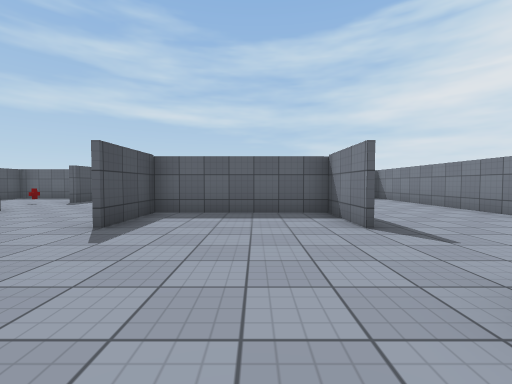
[1] (above)

24 first-person views from a walk through a Unity game level. The camera is 1.2 m above the floor, tilts 2° down and sees 90° across. The floor is counted in squares, 1.8 m on a side. Each view is taken from the middle of a square. On the plan, view 1 faces up. The plan holds only what a view shows up to about 9 squares ahead; the rest is blank. The player character is not drawn. Some animated figures are left out. Some surface patterns are stand-ins.

[2]
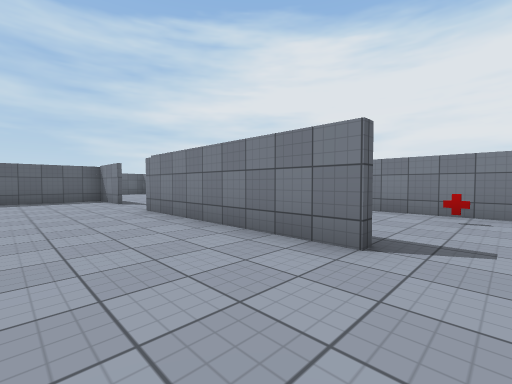

[3]
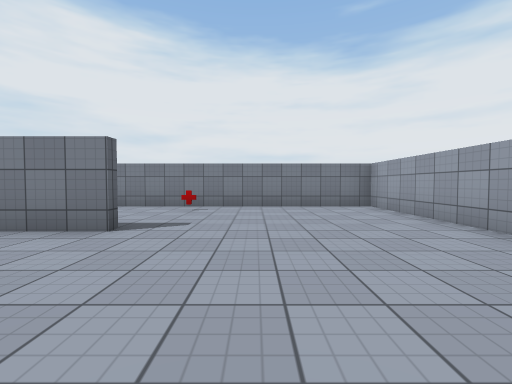

[4]
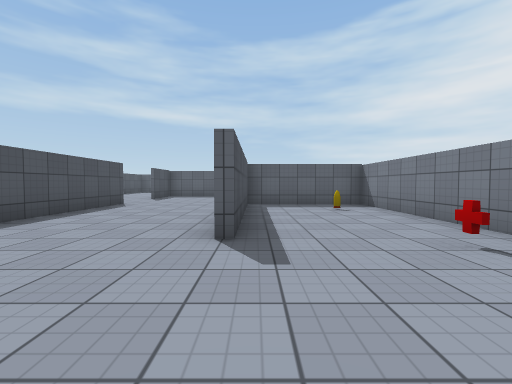

[5]
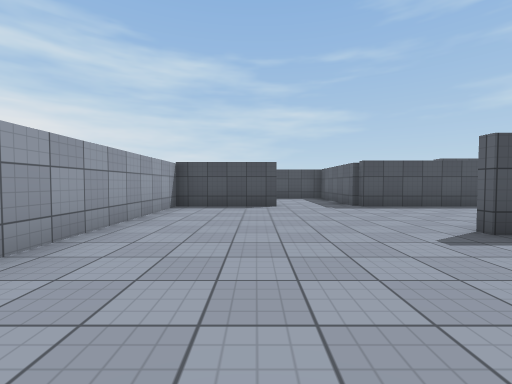

[6]
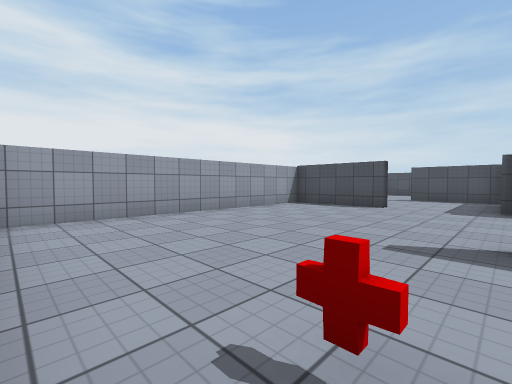

[7]
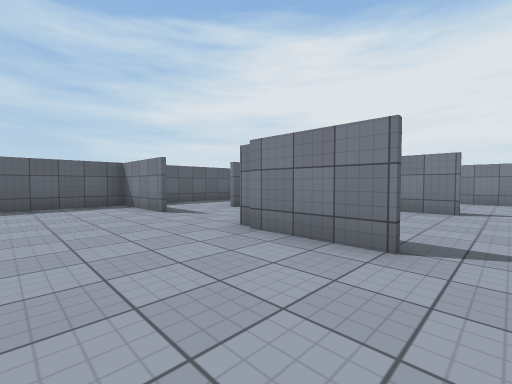

[8]
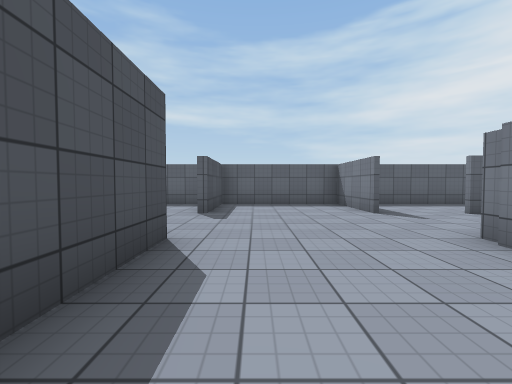

[9]
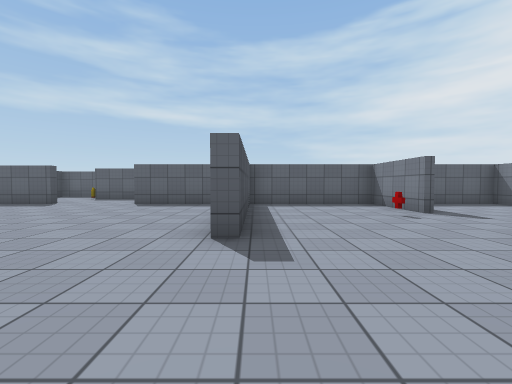

[10]
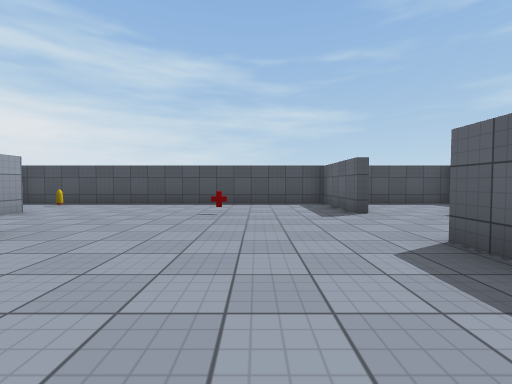

[11]
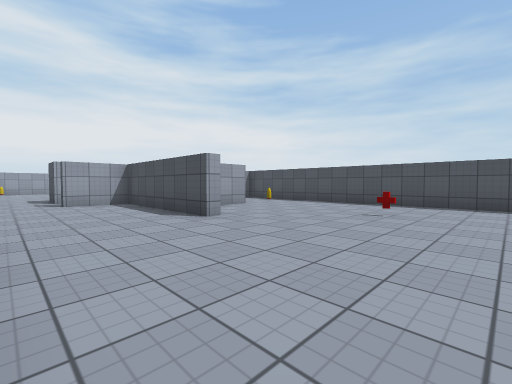

[12]
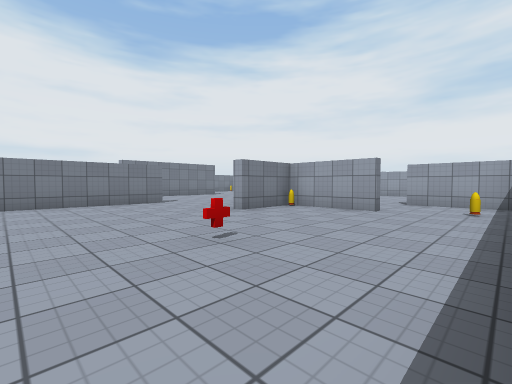

[13]
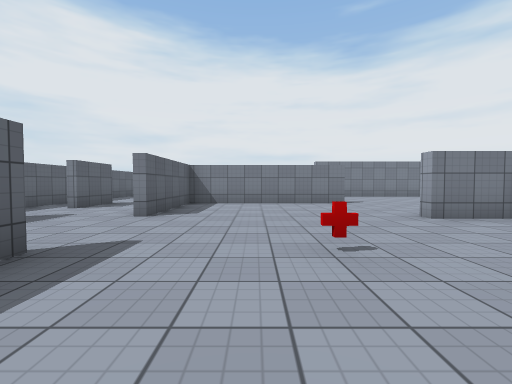

[14]
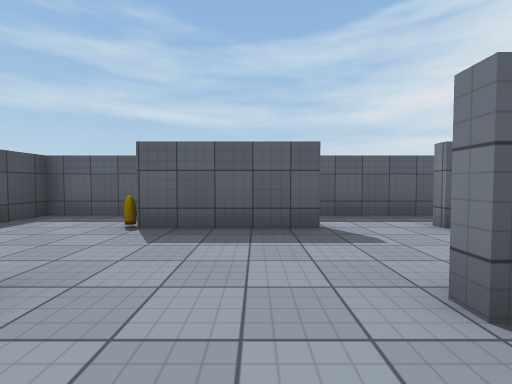

[15]
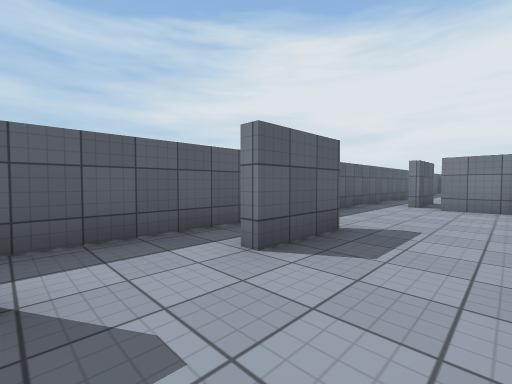

[16]
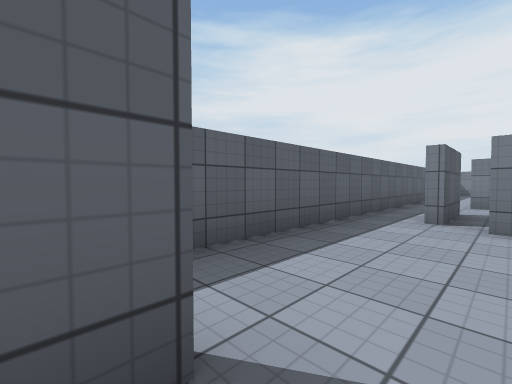

[17]
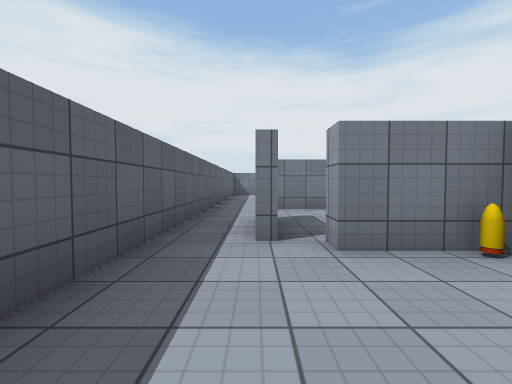

[18]
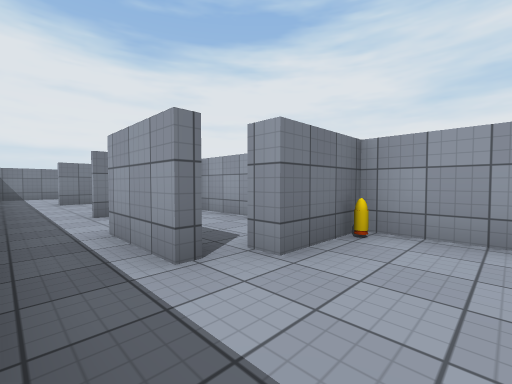

[19]
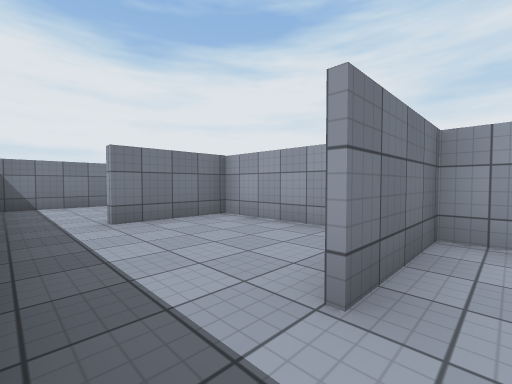

[20]
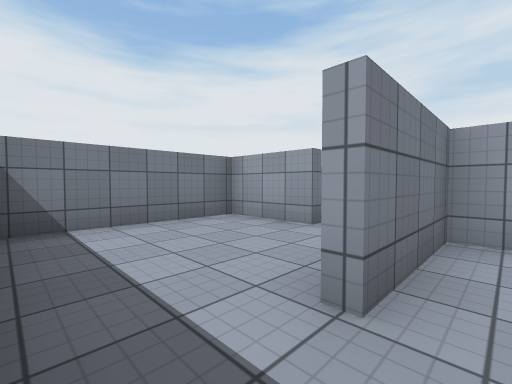

[21]
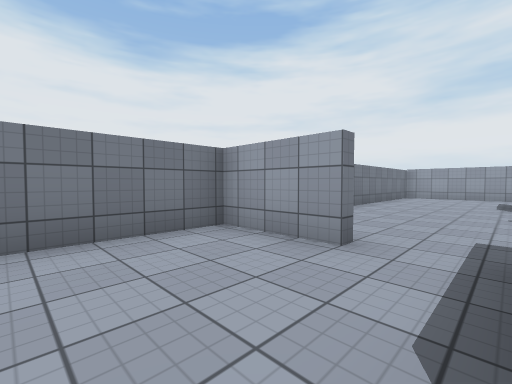

[22]
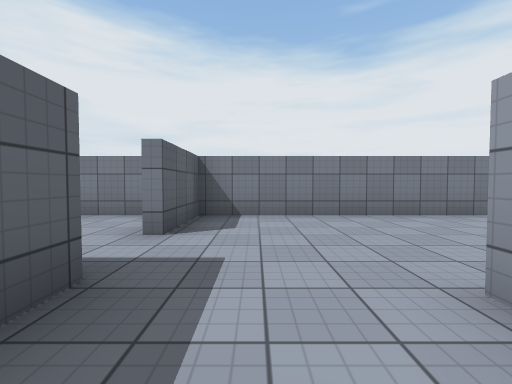

[23]
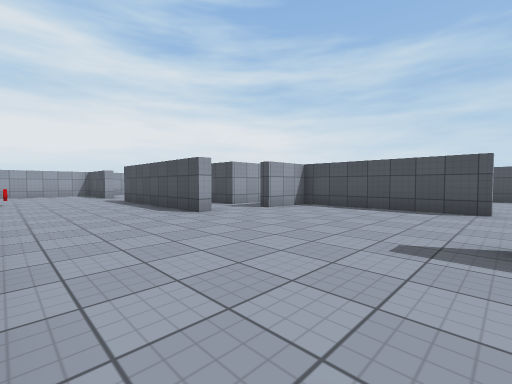

[24]
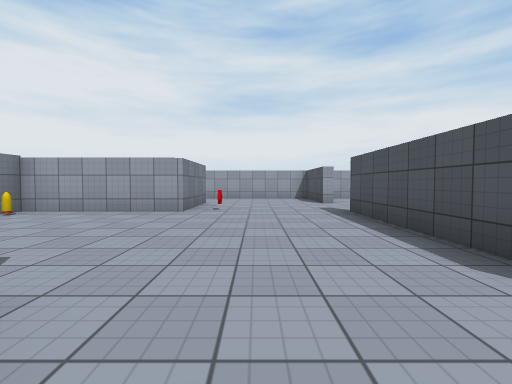

### Floor plan
Key: @ floor where view 1 was taken; # wall or solid block; . floor; O other object.
Columns run from 20 left of view 1 to 6 right of it. Each row starts with its distance up from view 1.
 16 ####  ###############
 15 #...  ....................#
 14 #..O##..##....##..........#
 13 #.............#...#...#...#
 12   ...........O#...#...#...#
 11 ####...################.###
 10 #.........#...#...#.......#
  9 #.........#...#...#.##....#
  8 #..O......#..O....... ....#
  7 #.........#.........  ....#
  6 #.............#...#####...#
  5 #.....#.......#...#...#...#
  4 #...###.......#...#...#...#
  3 #.O.  #....... ...........#
  2 #.... #.......    ......
  1 ####. ##......    #...#####
  0        ...#....   #.@.#...#
 -1        #..#.....  #...#.O.#
 -2         ..#...... #...#...#
 -3           #......O#...#...#
 -4           ...O#####.....O.#
 -5           ....#...........#
 -6          .....#...........#
 -7          .#... .. #.......#
 -8                   #.......#
 -9                   #.......#
-10                   #########

Where each view was taken, in squares from view 1:
view 1: 0 up, 0 right, facing up
view 2: 5 down, 1 left, facing up-right
view 3: 6 down, 2 left, facing right
view 4: 7 down, 2 right, facing up
view 5: 7 down, 5 right, facing left
view 6: 4 down, 5 right, facing down-left
view 7: 3 up, 5 left, facing up-right
view 8: 3 up, 5 left, facing up
view 9: 3 up, 10 left, facing up
view 10: 9 up, 11 left, facing left
view 11: 10 up, 11 left, facing down-left
view 12: 10 up, 19 left, facing down-right
view 13: 9 up, 19 left, facing right
view 14: 10 up, 15 left, facing up
view 15: 12 up, 14 left, facing up-right
view 16: 13 up, 11 left, facing up-right
view 17: 14 up, 9 left, facing right
view 18: 15 up, 8 left, facing down-right
view 19: 15 up, 3 left, facing down-right
view 20: 15 up, 1 right, facing down-right
view 21: 14 up, 2 right, facing down-right
view 22: 10 up, 0 right, facing right
view 23: 6 up, 7 left, facing down-left
view 24: 2 up, 8 left, facing down
